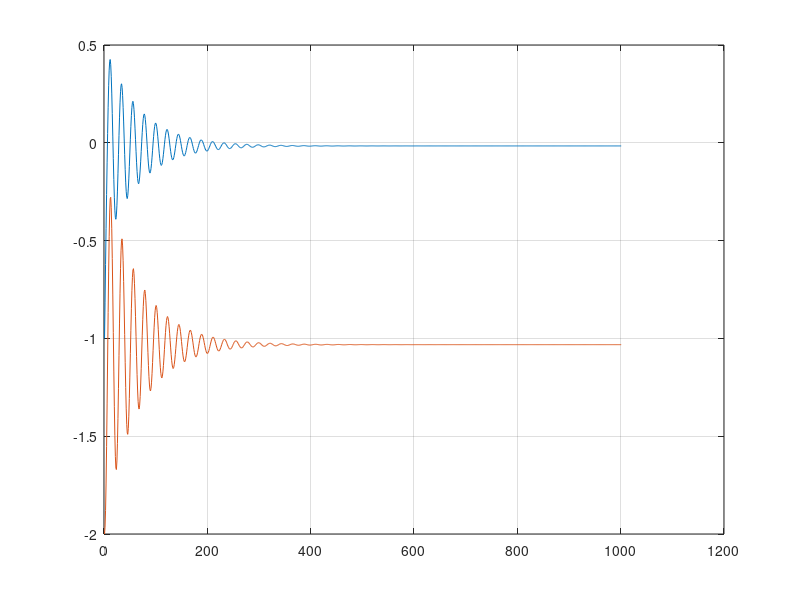

Source code (MATLAB):
% This tests a two particle mass-spring-damper system with particle 1 connect to ground and
% particle 2 connected to particle 1. Particle 2 is much heavier than particle 1 and the
% simulation can go unstable if the soft constraint is made too stiff.
% Stability is improved by adding a relaxation step that applies the rigid constraint after
% the position update.
% Equilibrium at [0, -1]

% no relax stable up to 13.5 Hz
% with relax stable up to 20.5 Hz

relax = 0;

n = 2;

% Initially stretched: a vertical chain with rest spacing 1
ys = -(1:n)';
vs = zeros(n,1);

m = 1 * ones(n,1);
m(n) = 100;
invMasses = 1 ./ m;

% effective constraint masses: first constraint is particle1-ground, others between neighbours
km = zeros(n,1);
km(1) = invMasses(1);
km(2:n) = invMasses(1:n-1) + invMasses(2:n);
em = 1 ./ km;

h = 1/60;

% stiffness
hertz = 40;

% damping
zeta = 1;

% soft constraint parameters
omega = 2 * pi * hertz;
biasCoeff = omega / (2 * zeta + h * omega);
cc = h * omega * (2 * zeta + h * omega);
impulseCoeff = 1 / (1 + cc);
massCoeff = cc * impulseCoeff;

lambdas = zeros(n,1);
yys = ys;
cdot = zeros(n,1);
c = zeros(n,1);

for i = 1:1000
	% gravity/force
	vs += -10 * h;

	% warm start: apply existing constraint impulses to velocities
	% constraint 1: ground - particle 1
	vs(1:n-1) += invMasses(1:n-1) * (lambdas(1:n-1) - lambdas(2:n));
	vs(n) += invMasses(n) * lambdas(n);

	% sequential constraint solver
	c(1) = ys(1);
	c(2:n) = ys(2:n) - ys(1:n-1) + 1;

	for iter = 1 : 8
		cdot(1) = vs(1);
		dlambda = -massCoeff * em(1) * (cdot(1) + biasCoeff * c(1)) - impulseCoeff * lambdas(1);
		lambdas(1) += dlambda;
		vs(1) += invMasses(1) * dlambda;

		for j = 2:n
			cdot(j) = vs(j) - vs(j-1);
			dlambda = -massCoeff * em(j) * (cdot(j) + biasCoeff * c(j)) - impulseCoeff * lambdas(j);
			lambdas(j) += dlambda;

			vs(j - 1) -= invMasses(j - 1) * dlambda;
			vs(j) += invMasses(j) * dlambda;
		end
	end

	% integrate positions
	ys += h * vs;

	% relax (post-stabilization velocity correction)
	if relax == 1
		cdot(1) = vs(1);
		dlambda = -em(1) * cdot(1);
		lambdas(1) += dlambda;
		vs(1) += invMasses(1) * dlambda;

		for j = 2:n
			cdot(j) = vs(j) - vs(j-1);
			dlambda = -em(j) * cdot(j);
			lambdas(j) += dlambda;

			vs(j - 1) -= invMasses(j - 1) * dlambda;
			vs(j) += invMasses(j) * dlambda;
		end
	end

	yys = [yys ys];
end

plot(yys')
grid
